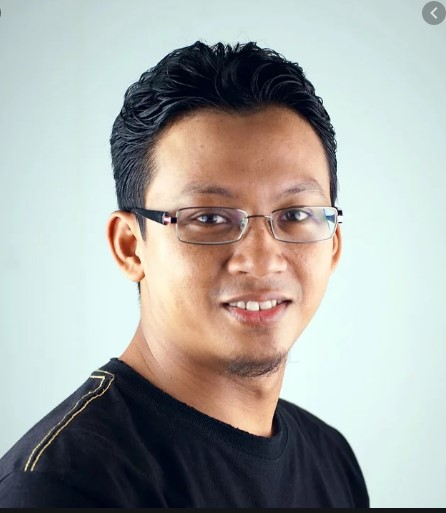
#> input picture example.jpg, 446 x 513 px, found by its file name
$ python app.py
#> lines starting #> are read from the running program, lines starting #| are printed output that depends on the picture; after the words box and inside, x2 and y2 are one past the last pixel; in counts of white or black regions, pixels touching at a corner belong together
import cv2 as cv

#Casecade
face_cascade = cv.CascadeClassifier("src/haarcascade_frontalface_default.xml")


#Read Image
img = cv.imread("src/example.jpg")
#> img is the input picture: shape (513, 446, 3); mean B, G, R 164.2, 167.9, 166.5

#Read Image as Gray Scale
gray_img = cv.cvtColor(img, cv.COLOR_BGR2GRAY)
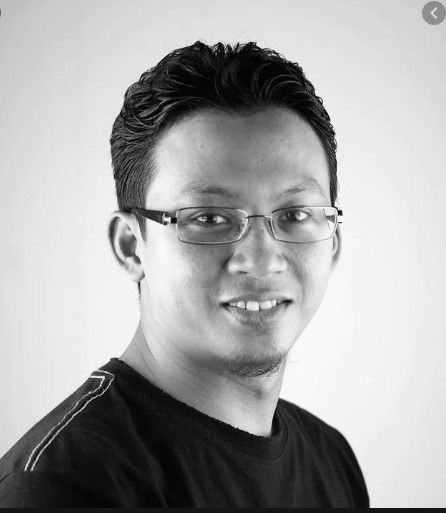
#> gray_img: shape (513, 446); min 1, max 254, mean 167.1

#Search the co-ordinates of the image
faces = face_cascade.detectMultiScale(gray_img,scaleFactor=1.05,minNeighbors=5)
#> faces = [[132, 128, 232, 232]]
print(type(faces))
#| <class 'numpy.ndarray'>
print(faces)
#| [[132 128 232 232]]

for x,y,w,h in faces:
	img = cv.rectangle(img, (x,y), (x+w,y+h), (0,255,0),3)
#> this loop made 1 pass
#> pass 1, `img = cv.rectangle(img, (x,y), (x+w,y+h), (0,255,0),3)`:
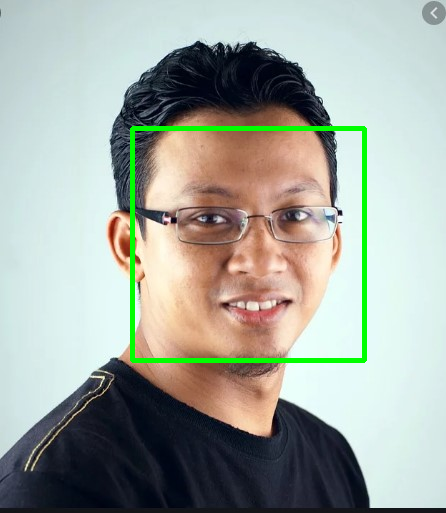
#> img: shape (513, 446, 3); 2.02% of pixels changed, all inside (x1, y1, x2, y2) = (130, 126, 367, 363)

cv.imshow('Front Face', img)
cv.waitKey(0)
cv.destroyAllWindows()
